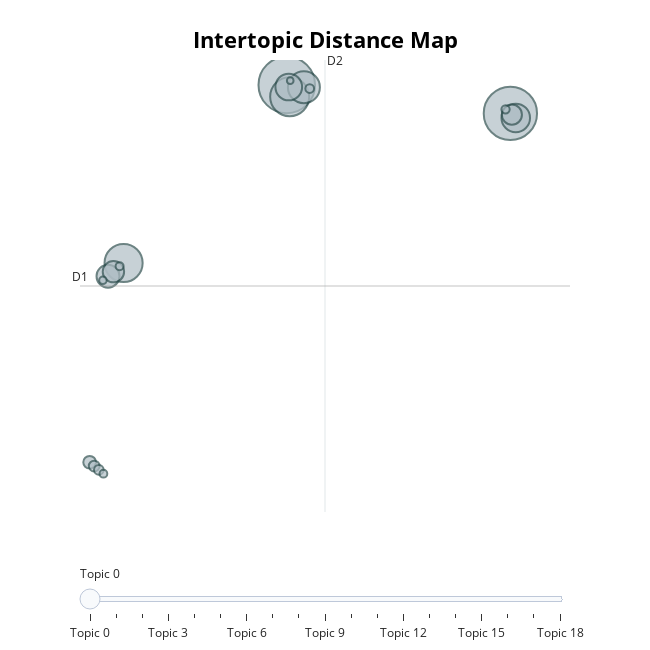

Notebook code cell kept with this figure:
### Markdown cell above
### Data Visualization

### Code cell
# Visualizing the relationships between topics
topic_model.visualize_topics()

### Figure 1 — Plotly figure (JSON) as saved in the notebook; plotly's stock layout.template omitted (floating-point values rounded to 4 significant figures)
{"data": [{"customdata": [[0, "energy | system | renewable | power | battery", 791], [1, "wind | forecasting | prediction | power | network", 702], [2, "controller | control | power | system | mppt", 376], [3, "production | biogas | waste | anaerobic | methane", 359], [4, "energy | development | emission | country | renewable", 253], [5, "wind | turbine | blade | fault | wave", 201], [6, "fault | system | detection | power | grid", 176], [7, "fuel | engine | biomass | cell | neural", 130], [8, "biodiesel | biomass | oil | biooil | content", 113], [9, "image | solar | panel | rooftop | detection", 100], [10, "catalyst | hydrogen | reaction | nabh | catalytic", 40], [11, "photocatalytic | tio | film | dye | cell", 29], [12, "electrode | battery | material | electrochemical | storage", 23], [13, "student | engineering | teaching | course | education", 19], [14, "geothermal | seismic | geothermometers | temperature | reservoir", 17], [15, "soil | microbial | community | plant | plfa", 16], [16, "membrane | oxygen | flux | permeation | perovskite", 15], [17, "material | molecular | discovery | molecule | property", 14], [18, "blockchain | energy | consensus | transaction | technology", 11]], "hovertemplate": "<b>Topic %{customdata[0]}</b><br>%{customdata[1]}<br>Size: %{customdata[2]}", "legendgroup": "", "marker": {"color": "#B0BEC5", "line": {"color": "DarkSlateGrey", "width": 2}, "size": [791, 702, 376, 359, 253, 201, 176, 130, 113, 100, 40, 29, 23, 19, 17, 16, 15, 14, 11], "sizemode": "area", "sizeref": 0.4944, "symbol": "circle"}, "mode": "markers", "name": "", "orientation": "v", "showlegend": false, "type": "scatter", "x": [7.585, 20.37, 7.75, -1.743, 8.563, 20.67, 7.698, -2.635, -2.325, 20.45, -3.683, -3.423, -3.158, 8.895, 20.09, -1.971, -2.897, -2.924, 7.782], "xaxis": "x", "y": [9.129, 7.179, 8.327, -3.056, 8.97, 6.872, 8.985, -3.963, -3.654, 7.093, -16.7, -16.96, -17.22, 8.88, 7.455, -3.28, -17.48, -4.245, 9.421], "yaxis": "y"}], "layout": {"annotations": [{"showarrow": false, "text": "D1", "x": -4.235, "y": -4.634, "yshift": 10}, {"showarrow": false, "text": "D2", "x": 9.769, "xshift": 10, "y": 10.83}], "height": 650, "hoverlabel": {"bgcolor": "white", "font": {"family": "Rockwell", "size": 16}}, "legend": {"itemsizing": "constant", "tracegroupgap": 0}, "margin": {"t": 60}, "shapes": [{"line": {"color": "#CFD8DC", "width": 2}, "type": "line", "x0": 9.769, "x1": 9.769, "y0": -20.1, "y1": 10.83}, {"line": {"color": "#9E9E9E", "width": 2}, "type": "line", "x0": -4.235, "x1": 23.77, "y0": -4.634, "y1": -4.634}], "sliders": [{"active": 0, "pad": {"t": 50}, "steps": [{"args": [{"marker.color": [["red", "#B0BEC5", "#B0BEC5", "#B0BEC5", "#B0BEC5", "#B0BEC5", "#B0BEC5", "#B0BEC5", "#B0BEC5", "#B0BEC5", "#B0BEC5", "#B0BEC5", "#B0BEC5", "#B0BEC5", "#B0BEC5", "#B0BEC5", "#B0BEC5", "#B0BEC5", "#B0BEC5"]]}], "label": "Topic 0", "method": "update"}, {"args": [{"marker.color": [["#B0BEC5", "red", "#B0BEC5", "#B0BEC5", "#B0BEC5", "#B0BEC5", "#B0BEC5", "#B0BEC5", "#B0BEC5", "#B0BEC5", "#B0BEC5", "#B0BEC5", "#B0BEC5", "#B0BEC5", "#B0BEC5", "#B0BEC5", "#B0BEC5", "#B0BEC5", "#B0BEC5"]]}], "label": "Topic 1", "method": "update"}, {"args": [{"marker.color": [["#B0BEC5", "#B0BEC5", "red", "#B0BEC5", "#B0BEC5", "#B0BEC5", "#B0BEC5", "#B0BEC5", "#B0BEC5", "#B0BEC5", "#B0BEC5", "#B0BEC5", "#B0BEC5", "#B0BEC5", "#B0BEC5", "#B0BEC5", "#B0BEC5", "#B0BEC5", "#B0BEC5"]]}], "label": "Topic 2", "method": "update"}, {"args": [{"marker.color": [["#B0BEC5", "#B0BEC5", "#B0BEC5", "red", "#B0BEC5", "#B0BEC5", "#B0BEC5", "#B0BEC5", "#B0BEC5", "#B0BEC5", "#B0BEC5", "#B0BEC5", "#B0BEC5", "#B0BEC5", "#B0BEC5", "#B0BEC5", "#B0BEC5", "#B0BEC5", "#B0BEC5"]]}], "label": "Topic 3", "method": "update"}, {"args": [{"marker.color": [["#B0BEC5", "#B0BEC5", "#B0BEC5", "#B0BEC5", "red", "#B0BEC5", "#B0BEC5", "#B0BEC5", "#B0BEC5", "#B0BEC5", "#B0BEC5", "#B0BEC5", "#B0BEC5", "#B0BEC5", "#B0BEC5", "#B0BEC5", "#B0BEC5", "#B0BEC5", "#B0BEC5"]]}], "label": "Topic 4", "method": "update"}, {"args": [{"marker.color": [["#B0BEC5", "#B0BEC5", "#B0BEC5", "#B0BEC5", "#B0BEC5", "red", "#B0BEC5", "#B0BEC5", "#B0BEC5", "#B0BEC5", "#B0BEC5", "#B0BEC5", "#B0BEC5", "#B0BEC5", "#B0BEC5", "#B0BEC5", "#B0BEC5", "#B0BEC5", "#B0BEC5"]]}], "label": "Topic 5", "method": "update"}, {"args": [{"marker.color": [["#B0BEC5", "#B0BEC5", "#B0BEC5", "#B0BEC5", "#B0BEC5", "#B0BEC5", "red", "#B0BEC5", "#B0BEC5", "#B0BEC5", "#B0BEC5", "#B0BEC5", "#B0BEC5", "#B0BEC5", "#B0BEC5", "#B0BEC5", "#B0BEC5", "#B0BEC5", "#B0BEC5"]]}], "label": "Topic 6", "method": "update"}, {"args": [{"marker.color": [["#B0BEC5", "#B0BEC5", "#B0BEC5", "#B0BEC5", "#B0BEC5", "#B0BEC5", "#B0BEC5", "red", "#B0BEC5", "#B0BEC5", "#B0BEC5", "#B0BEC5", "#B0BEC5", "#B0BEC5", "#B0BEC5", "#B0BEC5", "#B0BEC5", "#B0BEC5", "#B0BEC5"]]}], "label": "Topic 7", "method": "update"}, {"args": [{"marker.color": [["#B0BEC5", "#B0BEC5", "#B0BEC5", "#B0BEC5", "#B0BEC5", "#B0BEC5", "#B0BEC5", "#B0BEC5", "red", "#B0BEC5", "#B0BEC5", "#B0BEC5", "#B0BEC5", "#B0BEC5", "#B0BEC5", "#B0BEC5", "#B0BEC5", "#B0BEC5", "#B0BEC5"]]}], "label": "Topic 8", "method": "update"}, {"args": [{"marker.color": [["#B0BEC5", "#B0BEC5", "#B0BEC5", "#B0BEC5", "#B0BEC5", "#B0BEC5", "#B0BEC5", "#B0BEC5", "#B0BEC5", "red", "#B0BEC5", "#B0BEC5", "#B0BEC5", "#B0BEC5", "#B0BEC5", "#B0BEC5", "#B0BEC5", "#B0BEC5", "#B0BEC5"]]}], "label": "Topic 9", "method": "update"}, {"args": [{"marker.color": [["#B0BEC5", "#B0BEC5", "#B0BEC5", "#B0BEC5", "#B0BEC5", "#B0BEC5", "#B0BEC5", "#B0BEC5", "#B0BEC5", "#B0BEC5", "red", "#B0BEC5", "#B0BEC5", "#B0BEC5", "#B0BEC5", "#B0BEC5", "#B0BEC5", "#B0BEC5", "#B0BEC5"]]}], "label": "Topic 10", "method": "update"}, {"args": [{"marker.color": [["#B0BEC5", "#B0BEC5", "#B0BEC5", "#B0BEC5", "#B0BEC5", "#B0BEC5", "#B0BEC5", "#B0BEC5", "#B0BEC5", "#B0BEC5", "#B0BEC5", "red", "#B0BEC5", "#B0BEC5", "#B0BEC5", "#B0BEC5", "#B0BEC5", "#B0BEC5", "#B0BEC5"]]}], "label": "Topic 11", "method": "update"}, {"args": [{"marker.color": [["#B0BEC5", "#B0BEC5", "#B0BEC5", "#B0BEC5", "#B0BEC5", "#B0BEC5", "#B0BEC5", "#B0BEC5", "#B0BEC5", "#B0BEC5", "#B0BEC5", "#B0BEC5", "red", "#B0BEC5", "#B0BEC5", "#B0BEC5", "#B0BEC5", "#B0BEC5", "#B0BEC5"]]}], "label": "Topic 12", "method": "update"}, {"args": [{"marker.color": [["#B0BEC5", "#B0BEC5", "#B0BEC5", "#B0BEC5", "#B0BEC5", "#B0BEC5", "#B0BEC5", "#B0BEC5", "#B0BEC5", "#B0BEC5", "#B0BEC5", "#B0BEC5", "#B0BEC5", "red", "#B0BEC5", "#B0BEC5", "#B0BEC5", "#B0BEC5", "#B0BEC5"]]}], "label": "Topic 13", "method": "update"}, {"args": [{"marker.color": [["#B0BEC5", "#B0BEC5", "#B0BEC5", "#B0BEC5", "#B0BEC5", "#B0BEC5", "#B0BEC5", "#B0BEC5", "#B0BEC5", "#B0BEC5", "#B0BEC5", "#B0BEC5", "#B0BEC5", "#B0BEC5", "red", "#B0BEC5", "#B0BEC5", "#B0BEC5", "#B0BEC5"]]}], "label": "Topic 14", "method": "update"}, {"args": [{"marker.color": [["#B0BEC5", "#B0BEC5", "#B0BEC5", "#B0BEC5", "#B0BEC5", "#B0BEC5", "#B0BEC5", "#B0BEC5", "#B0BEC5", "#B0BEC5", "#B0BEC5", "#B0BEC5", "#B0BEC5", "#B0BEC5", "#B0BEC5", "red", "#B0BEC5", "#B0BEC5", "#B0BEC5"]]}], "label": "Topic 15", "method": "update"}, {"args": [{"marker.color": [["#B0BEC5", "#B0BEC5", "#B0BEC5", "#B0BEC5", "#B0BEC5", "#B0BEC5", "#B0BEC5", "#B0BEC5", "#B0BEC5", "#B0BEC5", "#B0BEC5", "#B0BEC5", "#B0BEC5", "#B0BEC5", "#B0BEC5", "#B0BEC5", "red", "#B0BEC5", "#B0BEC5"]]}], "label": "Topic 16", "method": "update"}, {"args": [{"marker.color": [["#B0BEC5", "#B0BEC5", "#B0BEC5", "#B0BEC5", "#B0BEC5", "#B0BEC5", "#B0BEC5", "#B0BEC5", "#B0BEC5", "#B0BEC5", "#B0BEC5", "#B0BEC5", "#B0BEC5", "#B0BEC5", "#B0BEC5", "#B0BEC5", "#B0BEC5", "red", "#B0BEC5"]]}], "label": "Topic 17", "method": "update"}, {"args": [{"marker.color": [["#B0BEC5", "#B0BEC5", "#B0BEC5", "#B0BEC5", "#B0BEC5", "#B0BEC5", "#B0BEC5", "#B0BEC5", "#B0BEC5", "#B0BEC5", "#B0BEC5", "#B0BEC5", "#B0BEC5", "#B0BEC5", "#B0BEC5", "#B0BEC5", "#B0BEC5", "#B0BEC5", "red"]]}], "label": "Topic 18", "method": "update"}]}], "title": {"font": {"color": "Black", "size": 22}, "text": "<b>Intertopic Distance Map</b>", "x": 0.5, "xanchor": "center", "y": 0.95, "yanchor": "top"}, "width": 650, "xaxis": {"anchor": "y", "domain": [0, 1], "range": [-4.235, 23.77], "title": {"text": ""}, "visible": false}, "yaxis": {"anchor": "x", "domain": [0, 1], "range": [-20.1, 10.83], "title": {"text": ""}, "visible": false}}}
